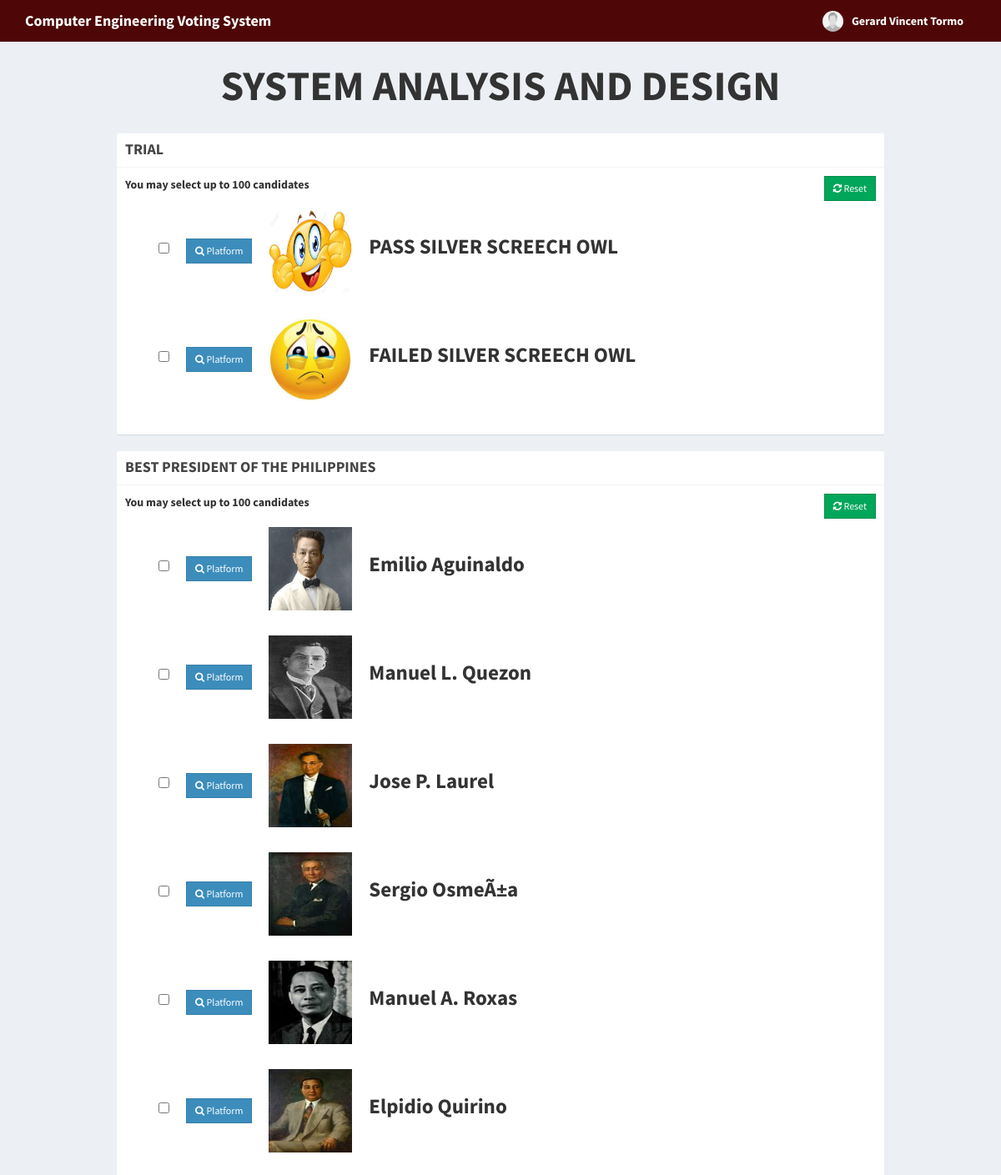
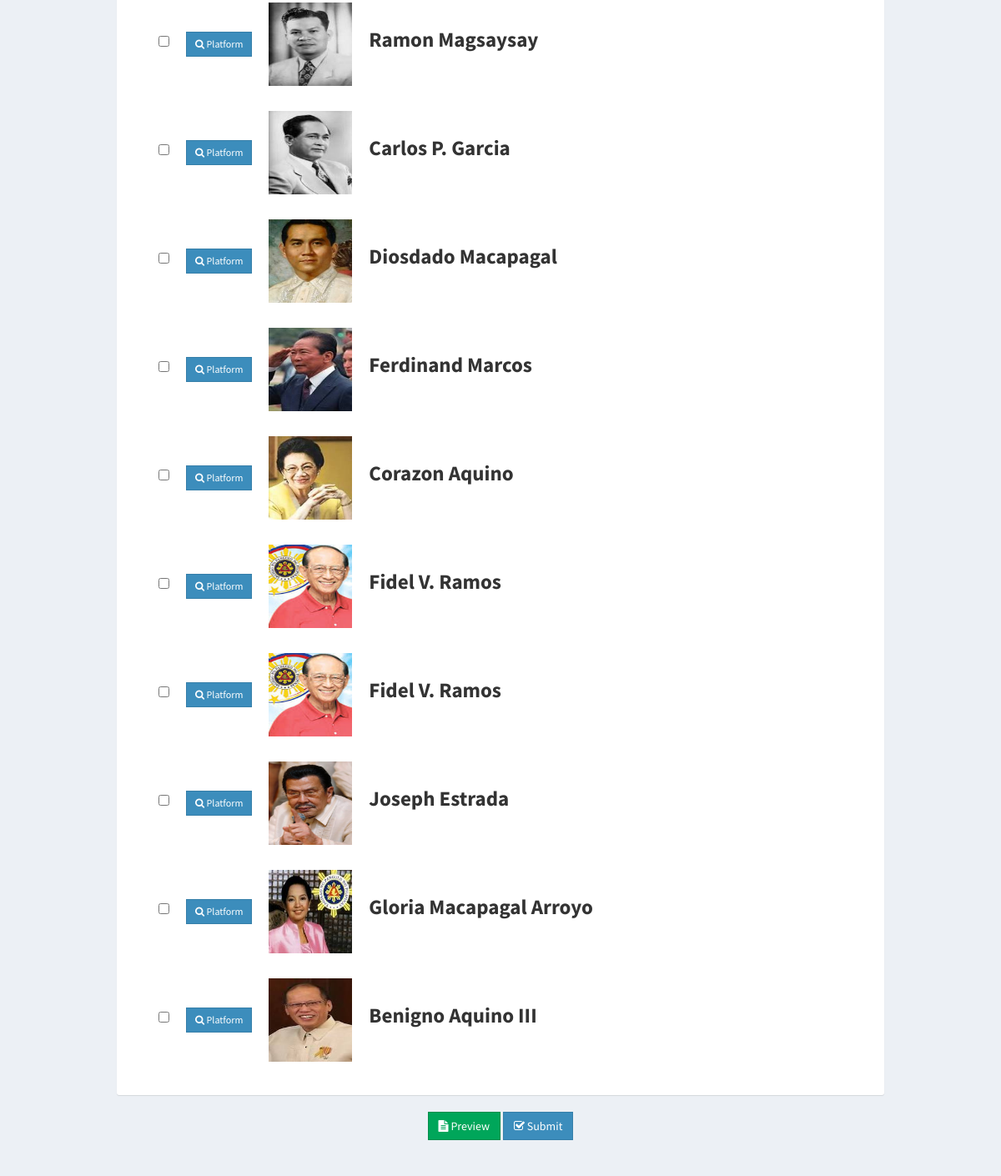
/votesystem/home.php (signed in), run on the app's committed database (2 pictures, top to bottom).
### tables this page shows
CREATE TABLE `voters` (
  `id` int(11) NOT NULL AUTO_INCREMENT,
  `voters_id` varchar(15) NOT NULL,
  `password` varchar(60) NOT NULL,
  `firstname` varchar(30) NOT NULL,
  `lastname` varchar(30) NOT NULL,
  `photo` varchar(150) NOT NULL,
  `isChangePass` int(7) NOT NULL,
  `created_on` date DEFAULT NULL,
  PRIMARY KEY (`id`)
);

CREATE TABLE `positions` (
  `id` int(11) NOT NULL AUTO_INCREMENT,
  `description` varchar(50) NOT NULL,
  `max_vote` int(11) NOT NULL,
  `priority` int(11) NOT NULL,
  PRIMARY KEY (`id`)
);

CREATE TABLE `candidates` (
  `id` int(11) NOT NULL AUTO_INCREMENT,
  `position_id` int(11) NOT NULL,
  `firstname` varchar(30) NOT NULL,
  `lastname` varchar(30) NOT NULL,
  `photo` varchar(150) NOT NULL,
  `platform` text NOT NULL,
  PRIMARY KEY (`id`)
);

### votesystem/includes/session.php (called while the page is built, shortened)
<?php
	include 'includes/conn.php';
	if(isset($_SESSION['voter'])){
		$sql = "SELECT * FROM voters WHERE id = '".$_SESSION['voter']."'";
		$query = $conn->query($sql);
		$voter = $query->fetch_assoc();
	}
	else{
		header('location: index.php');
		exit();
	}
?>

### votesystem/includes/slugify.php (called while the page is built)
<?php
function slugify($string){
$preps = array('in', 'at', 'on', 'by', 'into', 'off', 'onto', 'from', 'to', 'with', 'a', 'an', 'the', 'using', 'for');
	$pattern = '/\b(?:' . join('|', $preps) . ')\b/i';
	$string = preg_replace($pattern, '', $string);
$string = preg_replace('~[^\\pL\d]+~u', '-', $string);
$string = trim($string, '-');
$string = iconv('utf-8', 'us-ascii//TRANSLIT', $string);
$string = strtolower($string);
$string = preg_replace('~[^-\w]+~', '', $string);
return $string;
}
?>

### votesystem/home.php (the view, shortened to what this page needs)
<?php include 'includes/session.php'; ?>
<?php include 'includes/header.php'; ?>
<body class="hold-transition skin-blue layout-top-nav">
<div class="wrapper">
	<?php include 'includes/navbar.php'; ?>
	  <div class="content-wrapper">
	    <div class="container">
	      <section class="content">
	      	<?php
	      		$parse = parse_ini_file('admin/config.ini', FALSE, INI_SCANNER_RAW);
    			$title = $parse['election_title'];
	      	?>
	      	<h1 class="page-header text-center title"><b><?php echo strtoupper($title); ?></b></h1>
	        <div class="row">
	        	<div class="col-sm-10 col-sm-offset-1">
				    <?php
				    	$sql = "SELECT * FROM votes WHERE voters_id = '".$voter['id']."'";
				    	$vquery = $conn->query($sql);
				    	if($vquery->num_rows > 0){
				    		?>
				    		<div class="text-center">
					    		<h3>You have already voted for this election.</h3>
					    		<a href="#view" data-toggle="modal" class="btn btn-flat btn-primary btn-lg">View Ballot</a>
					    	</div>
				    		<?php
				    	}
				    	else{
				    		?>
						    <form method="POST" id="ballotForm" action="submit_ballot.php">
				        		<?php
				        			include 'includes/slugify.php';
				        			$candidate = '';
				        			$sql = "SELECT * FROM positions ORDER BY priority ASC";
									$query = $conn->query($sql);
									while($row = $query->fetch_assoc()){
										$sql = "SELECT * FROM candidates WHERE position_id='".$row['id']."'";
										$cquery = $conn->query($sql);
										while($crow = $cquery->fetch_assoc()){
											$slug = slugify($row['description']);
											$checked = '';
											$input = ($row['max_vote'] > 1) ? '<input type="checkbox" class="flat-red '.$slug.'" name="'.$slug."[]".'" value="'.$crow['id'].'" '.$checked.'>' : '<input type="radio" class="flat-red '.$slug.'" name="'.slugify($row['description']).'" value="'.$crow['id'].'" '.$checked.'>';
											$image = (!empty($crow['photo'])) ? 'images/'.$crow['photo'] : 'images/profile.jpg';
											$candidate .= '
												<li>
													'.$input.'<button type="button" class="btn btn-primary btn-sm btn-flat clist platform" data-platform="'.$crow['platform'].'" data-fullname="'.$crow['firstname'].' '.$crow['lastname'].'"><i class="fa fa-search"></i> Platform</button><img src="'.$image.'" height="100px" width="100px" class="clist"><span class="cname clist">'.$crow['firstname'].' '.$crow['lastname'].'</span>
												</li>
											';
										}
										$instruct = ($row['max_vote'] > 1) ? 'You may select up to '.$row['max_vote'].' candidates' : 'Select only one candidate';
										echo '
											<div class="row">
												<div class="col-xs-12">
													<div class="box box-solid" id="'.$row['id'].'">
														<div class="box-header with-border">
															<h3 class="box-title"><b>'.$row['description'].'</b></h3>
														</div>
														<div class="box-body">
															<p>'.$instruct.'
																<span class="pull-right">
																	<button type="button" class="btn btn-success btn-sm btn-flat reset" data-desc="'.slugify($row['description']).'"><i class="fa fa-refresh"></i> Reset</button>
																</span>
															</p>
															<div id="candidate_list">
																<ul>
																	'.$candidate.'
																</ul>
															</div>
														</div>
													</div>
												</div>
											</div>
										';
										$candidate = '';
									}
				        		?>
				        		<div class="text-center">
					        		<button type="button" class="btn btn-success btn-flat" id="preview"><i class="fa fa-file-text"></i> Preview</button>
					        		<button type="submit" class="btn btn-primary btn-flat" name="vote"><i class="fa fa-check-square-o"></i> Submit</button>
					        	</div>
				        	</form>
				    		<?php
				    	}
				    ?>
	        	</div>
	        </div>
	      </section>
	    </div>
	  </div>
</div>
</body>
</html>

### votesystem/includes/header.php (shortened to what this page needs)
<!DOCTYPE html>
<html>
<head>
  	<link rel="stylesheet" href="bower_components/bootstrap/dist/css/bootstrap.min.css">
    <link rel="stylesheet" href="plugins/iCheck/all.css">
    <link rel="stylesheet" href="bower_components/datatables.net-bs/css/dataTables.bootstrap.min.css">
  	<link rel="stylesheet" href="bower_components/font-awesome/css/font-awesome.min.css">
  	<link rel="stylesheet" href="dist/css/AdminLTE.min.css">
  	<link rel="stylesheet" href="dist/css/skins/_all-skins.min.css">
</head>

### votesystem/includes/navbar.php (shortened to what this page needs)
<header class="main-header">
  <nav class="navbar navbar-static-top">
    <div class="container">
      <div class="navbar-header">
        <a href="#" class="navbar-brand"><b>Computer Engineering Voting System</a>
      </div>
      <div class="navbar-custom-menu">
        <ul class="nav navbar-nav">
          <li class="dropdown user user-menu">
            <a href="" class="dropdown-toggle" data-toggle="dropdown">
              <img src="<?php echo (!empty($voter['photo'])) ? 'images/'.$voter['photo'] : 'images/profile.jpg' ?>" class="user-image" alt="User Image">
              <span class="hidden-xs"><?php echo $voter['firstname'].' '.$voter['lastname']; ?></span>
            </a>
          </li>
        </ul>
      </div>
    </div>
  </nav>
</header>

### votesystem/includes/header.php (style rules this page uses)
.title { font-size: 50px; }
#candidate_list { margin-top:20px; }
#candidate_list ul { list-style-type:none; }
#candidate_list ul li { margin:0 30px 30px 0; vertical-align:top }
.clist { margin-left: 20px; }
.cname { font-size: 25px; }

### data on the page
voters: firstname "Gerard Vincent", lastname "Tormo"
positions: description "TRIAL", max_vote "You may select up to 100 candidates"
candidates: photo (picture), firstname "PASS", lastname "SILVER SCREECH OWL"
candidates: photo (picture), firstname "FAILED", lastname "SILVER SCREECH OWL"
positions: description "BEST PRESIDENT OF THE PHILIPPINES", max_vote "You may select up to 100 candidates"
candidates: photo (picture), firstname "Emilio", lastname "Aguinaldo"
candidates: photo (picture), firstname "Manuel L.", lastname "Quezon"
candidates: photo (picture), firstname "Jose P.", lastname "Laurel"
candidates: photo (picture), firstname "Sergio", lastname "OsmeÃ±a"
candidates: photo (picture), firstname "Manuel A.", lastname "Roxas"
candidates: photo (picture), firstname "Elpidio", lastname "Quirino"
candidates: photo (picture), firstname "Ramon", lastname "Magsaysay"
candidates: photo (picture), firstname "Carlos P.", lastname "Garcia"
candidates: photo (picture), firstname "Diosdado", lastname "Macapagal"
candidates: photo (picture), firstname "Ferdinand", lastname "Marcos"
candidates: photo (picture), firstname "Corazon", lastname "Aquino"
candidates: photo (picture), firstname "Fidel V.", lastname "Ramos"
candidates: photo (picture), firstname "Fidel V.", lastname "Ramos"
candidates: photo (picture), firstname "Joseph", lastname "Estrada"
candidates: photo (picture), firstname "Gloria Macapagal", lastname "Arroyo"
candidates: photo (picture), firstname "Benigno", lastname "Aquino III"

### other printed values
$title "SYSTEM ANALYSIS AND DESIGN"
